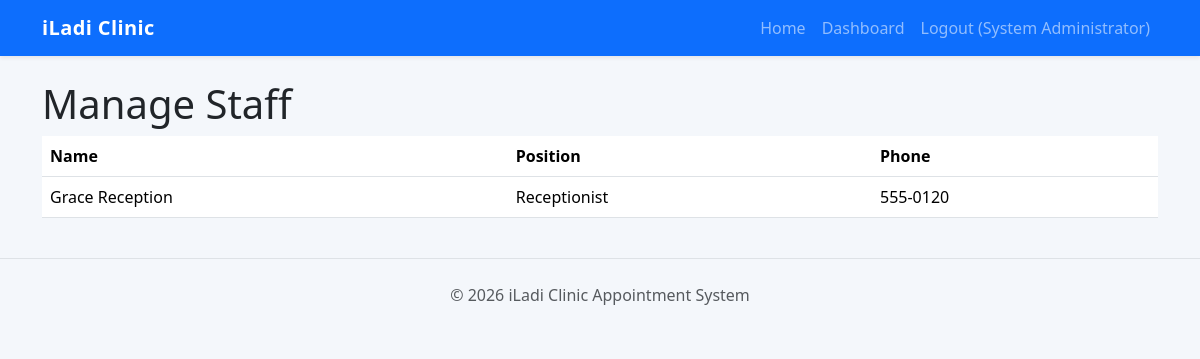
The page /admin/staff.php (signed in) on the database its author committed.
### tables this page shows
CREATE TABLE staff (
  id INT AUTO_INCREMENT PRIMARY KEY,
  name VARCHAR(160) NOT NULL,
  position VARCHAR(120) NOT NULL,
  phone VARCHAR(50) NOT NULL
);

### config/database.php (called while the page is built, shortened)
<?php
final class Database
{
    public static function connection(): PDO
    {
        $dsn = sprintf('mysql:host=%s;dbname=%s;charset=%s', self::HOST, self::DB, self::CHARSET);
        $pdo = new PDO($dsn, self::USER, self::PASS, [
            PDO::ATTR_ERRMODE => PDO::ERRMODE_EXCEPTION,
            PDO::ATTR_DEFAULT_FETCH_MODE => PDO::FETCH_ASSOC,
            PDO::ATTR_EMULATE_PREPARES => false,
        ]);
        return $pdo;
    }
}

### includes/helpers.php (called while the page is built, shortened)
<?php
function e(?string $value): string
{
    return htmlspecialchars($value ?? '', ENT_QUOTES, 'UTF-8');
}

### admin/staff.php (the view)
<?php $pageTitle='Manage Staff'; include __DIR__.'/../includes/header.php'; require_login('administrator'); $rows=Database::connection()->query('SELECT * FROM staff')->fetchAll(); ?><h1>Manage Staff</h1><table class="table"><tr><th>Name</th><th>Position</th><th>Phone</th></tr><?php foreach($rows as $r): ?><tr><td><?= e($r['name']) ?></td><td><?= e($r['position']) ?></td><td><?= e($r['phone']) ?></td></tr><?php endforeach; ?></table><?php include __DIR__.'/../includes/footer.php'; ?>

### assets/css/app.css (style rules this page uses)
:root { --clinic-primary:#0d6efd;--clinic-accent:#20c997 }
body { background:#f4f7fb }

### rows shown on the page
staff: name "Grace Reception", position "Receptionist", phone "555-0120"

### other values the page prints
$user['name'] "System Administrator"
